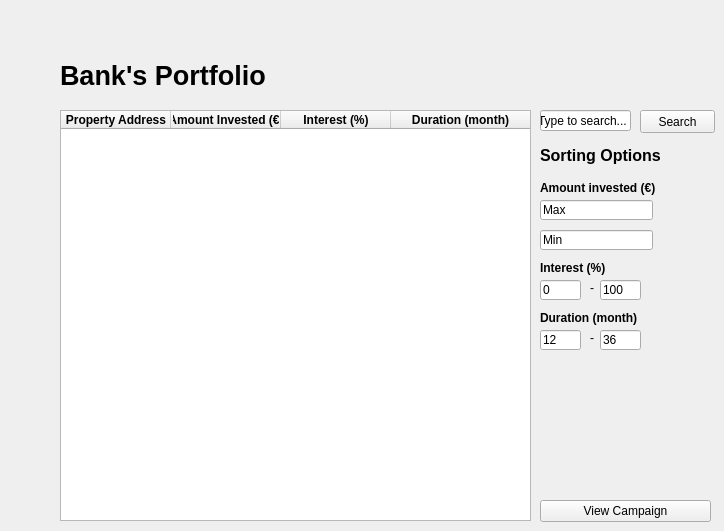
    <widget class="QWidget" name="fip_page">
     <widget class="QLineEdit" name="fip_sorting_minimum_amount_lineedit">
      <property name="geometry">
       <rect>
        <x>540</x>
        <y>230</y>
        <width>113</width>
        <height>20</height>
       </rect>
      </property>
      <property name="text">
       <string>Min</string>
      </property>
     </widget>
     <widget class="QPushButton" name="fip_view_campaign_pushbutton">
      <property name="geometry">
       <rect>
        <x>540</x>
        <y>500</y>
        <width>171</width>
        <height>22</height>
       </rect>
      </property>
      <property name="text">
       <string>View Campaign</string>
      </property>
     </widget>
     <widget class="QLineEdit" name="fip_duration1_lineedit">
      <property name="geometry">
       <rect>
        <x>540</x>
        <y>330</y>
        <width>41</width>
        <height>20</height>
       </rect>
      </property>
      <property name="text">
       <string>12</string>
      </property>
     </widget>
     <widget class="QLabel" name="fip_interest_dash_label">
      <property name="geometry">
       <rect>
        <x>590</x>
        <y>280</y>
        <width>16</width>
        <height>16</height>
       </rect>
      </property>
      <property name="text">
       <string>-</string>
      </property>
     </widget>
     <widget class="QLabel" name="fip_sorting_duration_label">
      <property name="geometry">
       <rect>
        <x>540</x>
        <y>310</y>
        <width>141</width>
        <height>16</height>
       </rect>
      </property>
      <property name="font">
       <font>
        <weight>75</weight>
        <bold>true</bold>
       </font>
      </property>
      <property name="text">
       <string>Duration (month)</string>
      </property>
     </widget>
     <widget class="QLineEdit" name="fip_duration2_lineedit">
      <property name="geometry">
       <rect>
        <x>600</x>
        <y>330</y>
        <width>41</width>
        <height>20</height>
       </rect>
      </property>
      <property name="text">
       <string>36</string>
      </property>
     </widget>
     <widget class="QTableWidget" name="fip_campaigns_table">
      <property name="geometry">
       <rect>
        <x>60</x>
        <y>110</y>
        <width>471</width>
        <height>411</height>
       </rect>
      </property>
      <property name="editTriggers">
       <set>QAbstractItemView::NoEditTriggers</set>
      </property>
      <property name="alternatingRowColors">
       <bool>false</bool>
      </property>
      <property name="selectionMode">
       <enum>QAbstractItemView::SingleSelection</enum>
      </property>
      <property name="selectionBehavior">
       <enum>QAbstractItemView::SelectRows</enum>
      </property>
      <property name="gridStyle">
       <enum>Qt::NoPen</enum>
      </property>
      <property name="rowCount">
       <number>0</number>
      </property>
      <attribute name="horizontalHeaderDefaultSectionSize">
       <number>110</number>
      </attribute>
      <attribute name="horizontalHeaderStretchLastSection">
       <bool>true</bool>
      </attribute>
      <column>
       <property name="text">
        <string>Property Address</string>
       </property>
       <property name="font">
        <font>
         <weight>75</weight>
         <bold>true</bold>
        </font>
       </property>
      </column>
      <column>
       <property name="text">
        <string>Amount Invested (€)</string>
       </property>
       <property name="font">
        <font>
         <weight>75</weight>
         <bold>true</bold>
        </font>
       </property>
      </column>
      <column>
       <property name="text">
        <string>Interest (%)</string>
       </property>
       <property name="font">
        <font>
         <weight>75</weight>
         <bold>true</bold>
        </font>
       </property>
      </column>
      <column>
       <property name="text">
        <string>Duration (month)</string>
       </property>
       <property name="font">
        <font>
         <weight>75</weight>
         <bold>true</bold>
        </font>
       </property>
      </column>
     </widget>
     <widget class="QLineEdit" name="fip_sorting_interest1_lineedit">
      <property name="geometry">
       <rect>
        <x>540</x>
        <y>280</y>
        <width>41</width>
        <height>20</height>
       </rect>
      </property>
      <property name="text">
       <string>0</string>
      </property>
     </widget>
     <widget class="QLabel" name="fip_title_label">
      <property name="geometry">
       <rect>
        <x>60</x>
        <y>60</y>
        <width>311</width>
        <height>31</height>
       </rect>
      </property>
      <property name="font">
       <font>
        <pointsize>20</pointsize>
        <weight>75</weight>
        <bold>true</bold>
       </font>
      </property>
      <property name="text">
       <string>Bank's Portfolio</string>
      </property>
     </widget>
     <widget class="QLineEdit" name="fip_sorting_interest2_line">
      <property name="geometry">
       <rect>
        <x>600</x>
        <y>280</y>
        <width>41</width>
        <height>20</height>
       </rect>
      </property>
      <property name="text">
       <string>100</string>
      </property>
     </widget>
     <widget class="QPushButton" name="fip_search_pushbutton">
      <property name="geometry">
       <rect>
        <x>640</x>
        <y>110</y>
        <width>75</width>
        <height>23</height>
       </rect>
      </property>
      <property name="text">
       <string>Search</string>
      </property>
     </widget>
     <widget class="QLineEdit" name="fip_sorting_maximum_amount_lineedit">
      <property name="geometry">
       <rect>
        <x>540</x>
        <y>200</y>
        <width>113</width>
        <height>20</height>
       </rect>
      </property>
      <property name="text">
       <string>Max</string>
      </property>
     </widget>
     <widget class="QLabel" name="fip_sorting_interest_label">
      <property name="geometry">
       <rect>
        <x>540</x>
        <y>260</y>
        <width>81</width>
        <height>16</height>
       </rect>
      </property>
      <property name="font">
       <font>
        <weight>75</weight>
        <bold>true</bold>
       </font>
      </property>
      <property name="text">
       <string>Interest (%)</string>
      </property>
     </widget>
     <widget class="QLineEdit" name="fip_search_lineedit">
      <property name="geometry">
       <rect>
        <x>540</x>
        <y>110</y>
        <width>91</width>
        <height>21</height>
       </rect>
      </property>
      <property name="text">
       <string>Type to search...</string>
      </property>
     </widget>
     <widget class="QLabel" name="fip_sorting_amount_invested_label">
      <property name="geometry">
       <rect>
        <x>540</x>
        <y>180</y>
        <width>161</width>
        <height>16</height>
       </rect>
      </property>
      <property name="font">
       <font>
        <weight>75</weight>
        <bold>true</bold>
       </font>
      </property>
      <property name="text">
       <string>Amount invested (€)</string>
      </property>
     </widget>
     <widget class="QLabel" name="fip_duration_dash_label">
      <property name="geometry">
       <rect>
        <x>590</x>
        <y>330</y>
        <width>16</width>
        <height>16</height>
       </rect>
      </property>
      <property name="text">
       <string>-</string>
      </property>
     </widget>
     <widget class="QLabel" name="fip_sorting_options_label">
      <property name="geometry">
       <rect>
        <x>540</x>
        <y>140</y>
        <width>151</width>
        <height>31</height>
       </rect>
      </property>
      <property name="font">
       <font>
        <pointsize>12</pointsize>
        <weight>50</weight>
        <bold>false</bold>
       </font>
      </property>
      <property name="text">
       <string>&lt;html&gt;&lt;head/&gt;&lt;body&gt;&lt;p&gt;&lt;span style=&quot; font-weight:600;&quot;&gt;Sorting Options&lt;/span&gt;&lt;/p&gt;&lt;/body&gt;&lt;/html&gt;</string>
      </property>
     </widget>
    </widget>
